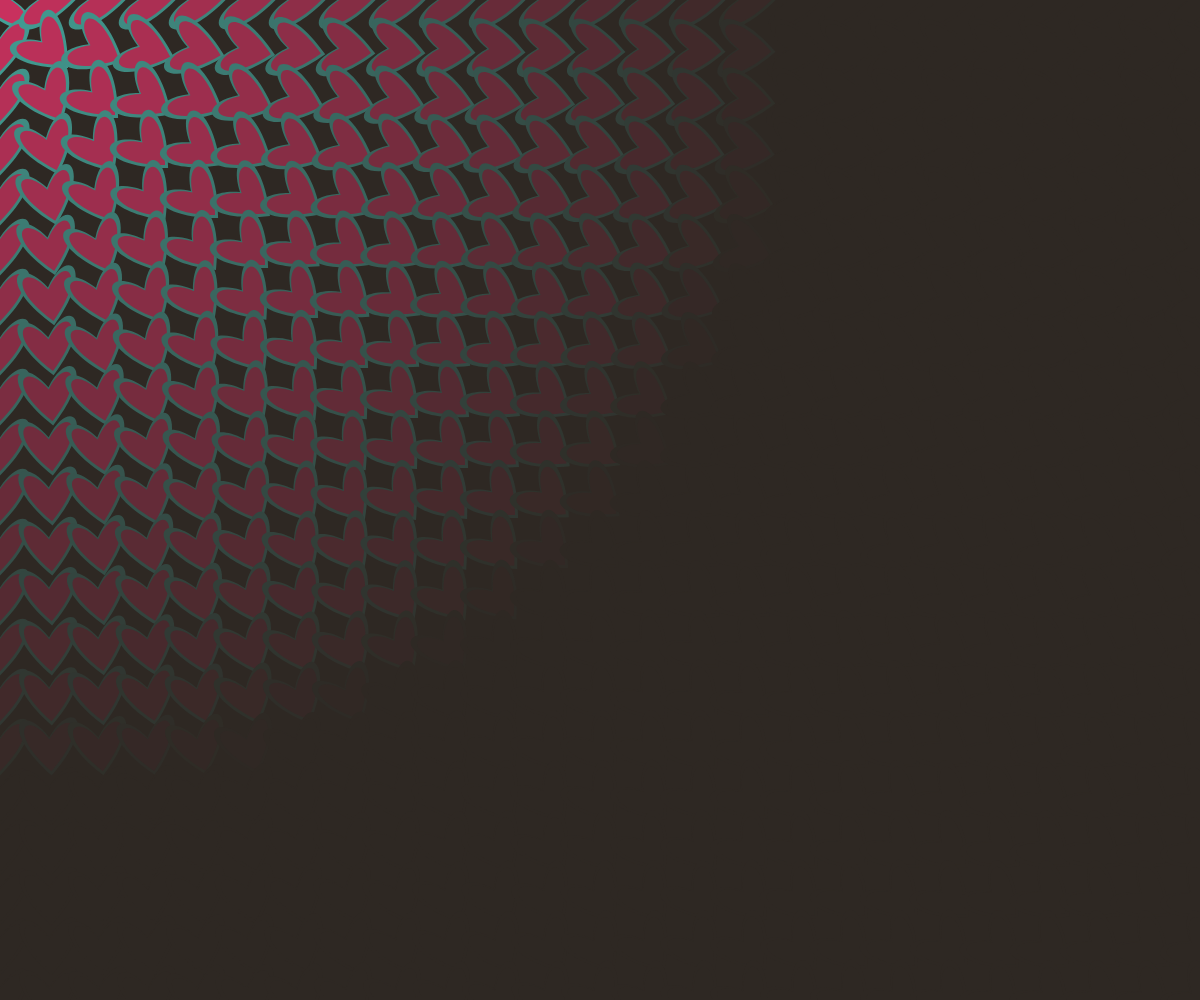
Frame 1 (no input)
Frame 60 (no input): identical to frame 1, image omitted
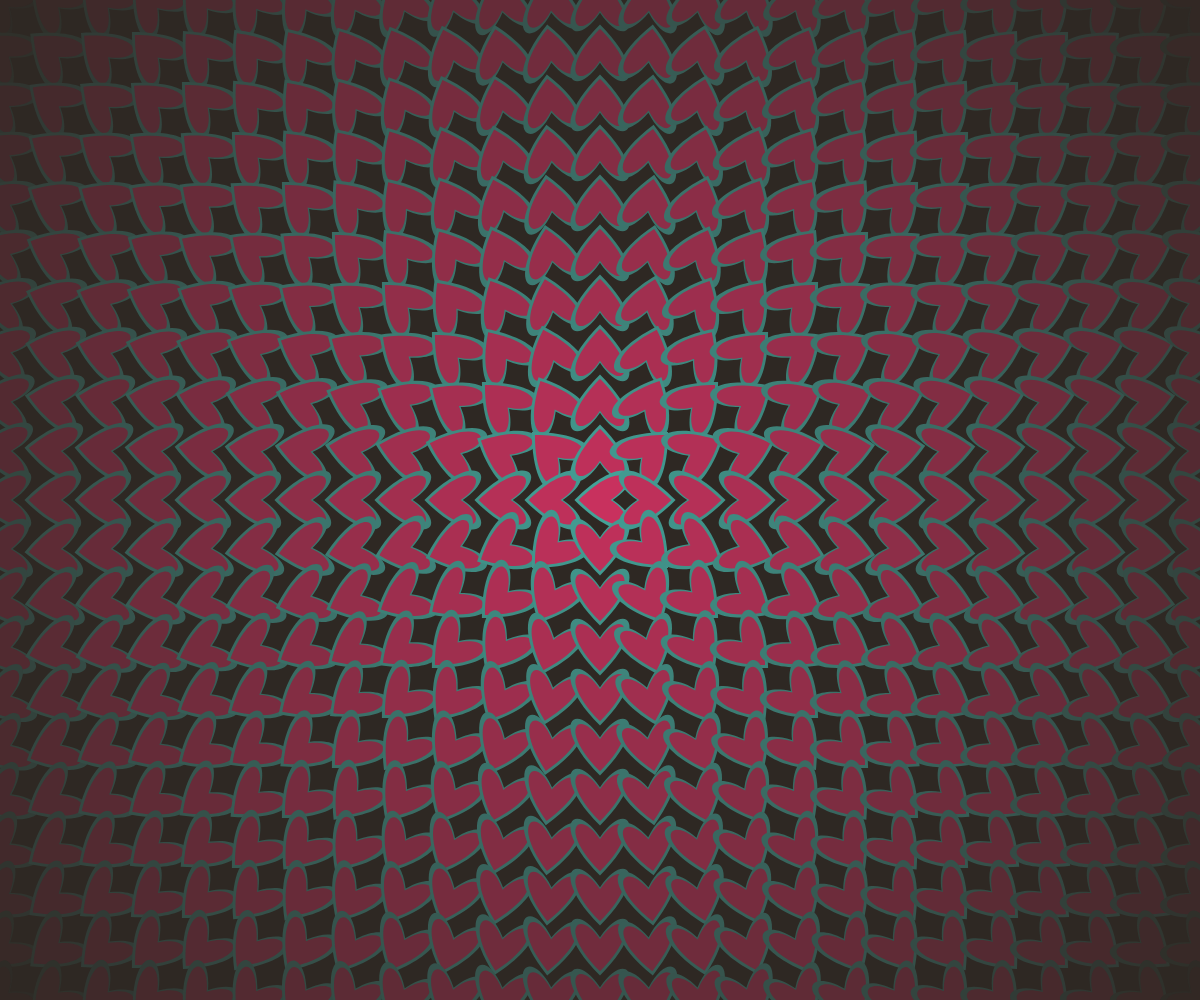
Frame 120 (the mouse pressed at the canvas centre since frame 60)

The p5.js sketch that drew these frames (run headless with seeded random() and noise() and a simulated clock; from frame 60 on, the mouse is pressed at the canvas centre):

// p5.js sketch
// ── sketch.js
let maxW = 50;
let arrows = [];

function setup() {
  createCanvas(windowWidth, windowHeight);
  
  let cols = ceil(width / maxW) + 1;
  let rows = ceil(height / maxW) + 1;

  for (let i = 0; i < cols; i++) {
    for (let j = 0; j < rows; j++) {
      let x = i * maxW;
      let y = j * maxW;
      arrows.push(new RotatingArrow(x, y, maxW));
    }
  }
}

function draw() {
  background('#2E2823');

  for (let arrow of arrows) {
    arrow.update();
    arrow.show();
  }
}

class RotatingArrow {
  constructor(x, y, w) {
    this.x = x;
    this.y = y;
    this.w = w * 1.55;
    this.rad = 0;
    this.currentColor = color(0);
    this.bottomColor = color(0);
  }

  show() {
    push();
    translate(this.x, this.y);
    rotate(this.rad + PI / 2);
    noStroke();

    let s = this.w * 0.55;

    fill(this.bottomColor);
    push();
    scale(1.2);
    beginShape();
    vertex(0, s / 2);
    bezierVertex(-s, -s / 2, -s / 2, -s, 0, -s / 4);
    bezierVertex(s / 2, -s, s, -s / 2, 0, s / 2);
    endShape(CLOSE);
    pop();

    fill(this.currentColor);
    beginShape();
    vertex(0, s / 2);
    bezierVertex(-s, -s / 2, -s / 2, -s, 0, -s / 4);
    bezierVertex(s / 2, -s, s, -s / 2, 0, s / 2);
    endShape(CLOSE);

    pop();
  }

  update() {
    this.rad = atan2(mouseY - this.y, mouseX - this.x);
    let distance = dist(this.x, this.y, mouseX, mouseY);
    let colorAmt = map(distance, 0, 800, 0, 1, true);

    let bgColor = color('#2E2823');
    let targetPink = color('#C8315E');
    let targetGreen = color('#43A298');

    this.currentColor = lerpColor(targetPink, bgColor, colorAmt);
    this.bottomColor = lerpColor(targetGreen, bgColor, colorAmt);
  }
}

function windowResized() {
  resizeCanvas(windowWidth, windowHeight);
}

// let colors = ['#ef476f', '#ffd166', '#06d6a0', '#118ab2', '#073b4c'];

// let w = 200;

// let steps = 0;
// let dir = 1;
// let incr = w * 0.02;

// let crossrects = [];
// let cols, rows;

// function setup() {
//   createCanvas(windowWidth, windowHeight);
//   noStroke();

//   cols = ceil(width / w) + 1;
// 	rows = ceil(height / w) + 1;

// 	for (let i = 0; i < cols; i++) {
// 		for (let j = 0; j < rows; j++) {
// 			let x = i * w;
// 			let y = j * w;
//       let crossR = new CrossRect(300, 300);
// 			crossrects.push(crossR);
// 		}
// 	}
// }

// function timer() {
//    steps += 4*dir;
//   if(steps > w || steps < -w) {
//     dir *= (-1);
//   }
// }

// function draw() {
//   background(255);

//   for(let crossR of crossrects) {
//     crossR.show();
//     crossR.update();
//   }

//   // steps += incr * dir;
// 	// if (steps > w || steps < -w) {
// 	// 	dir *= (-1);
// 	// }

// }

// class CrossRect {
//   constructor(x, y) {
//     this.x = x;
//     this.y = y;
//     this.centerW = w;
//     this.leftW = 0;
//     this.rightW = 0;
//     this.bottomCol = random(colors);
//     this.centerCol = random(colors);
//     this.rightCol = random(colors);
//     this.leftCol = random(colors);
//   }

//   show() {
//     push();
//     translate(this.x, this.y);

//     rectMode(CENTER);
//     fill(this.bottomCol);
//     rect(0, 0, w);

//     rectMode(CORNER);
//     fill(this.leftCol);
//     rect(-w/2, -w/2, this.leftW);

//     rectMode(CORNER);
//     fill(this.leftCol);
//     rect(w/2, w/2, this.rightW);

//     rectMode(CENTER);
//     fill(this.centerCol);
//     rect(0, 0, this.centerW);
//     pop();
//   }

//   update() {
//     this.centerW = steps;
//     this.rightW = map(steps, -w, w, 0, -w);
//     this.leftW = map(steps, -w, w, 0, w);
//   }
// }
